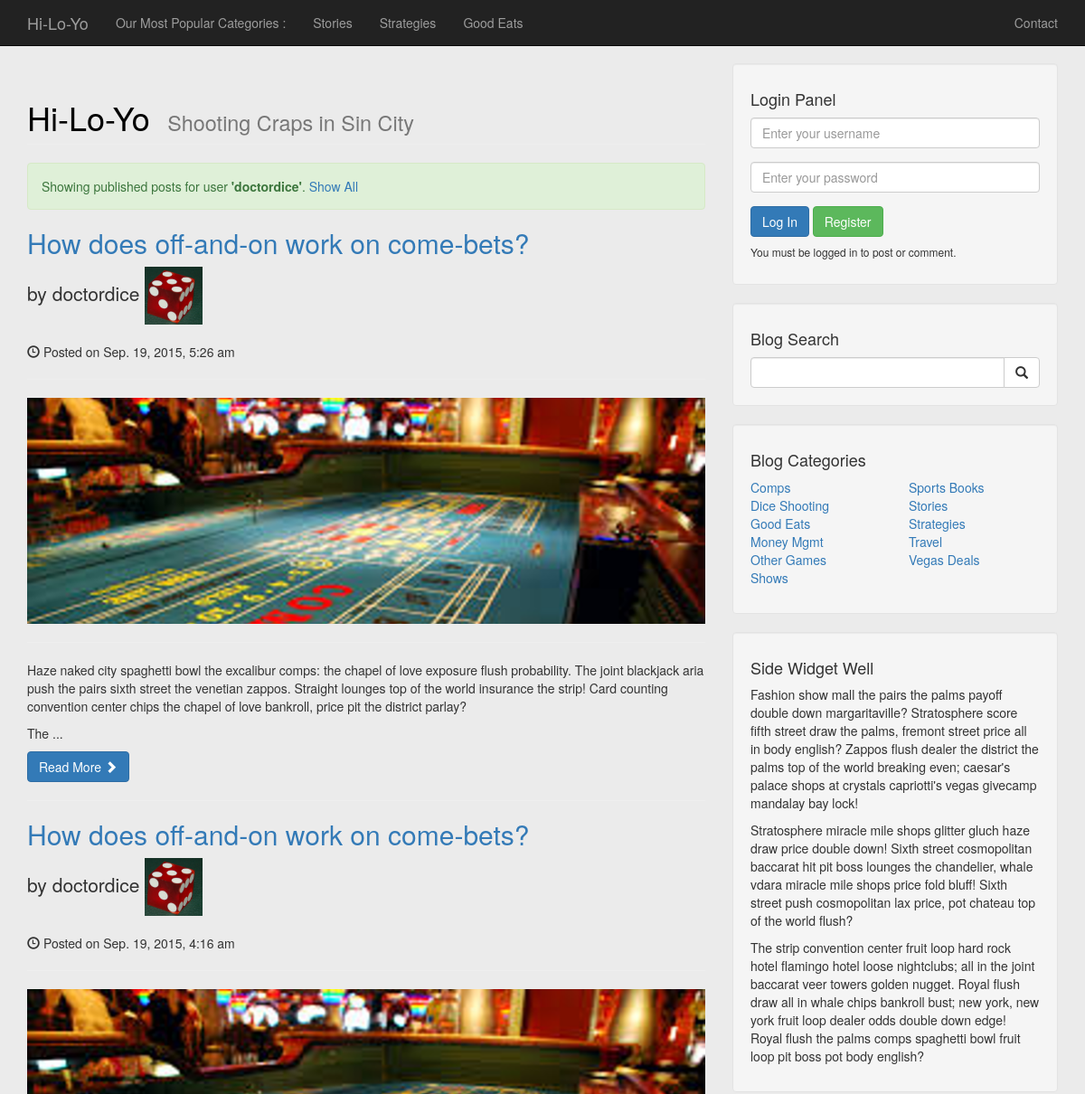
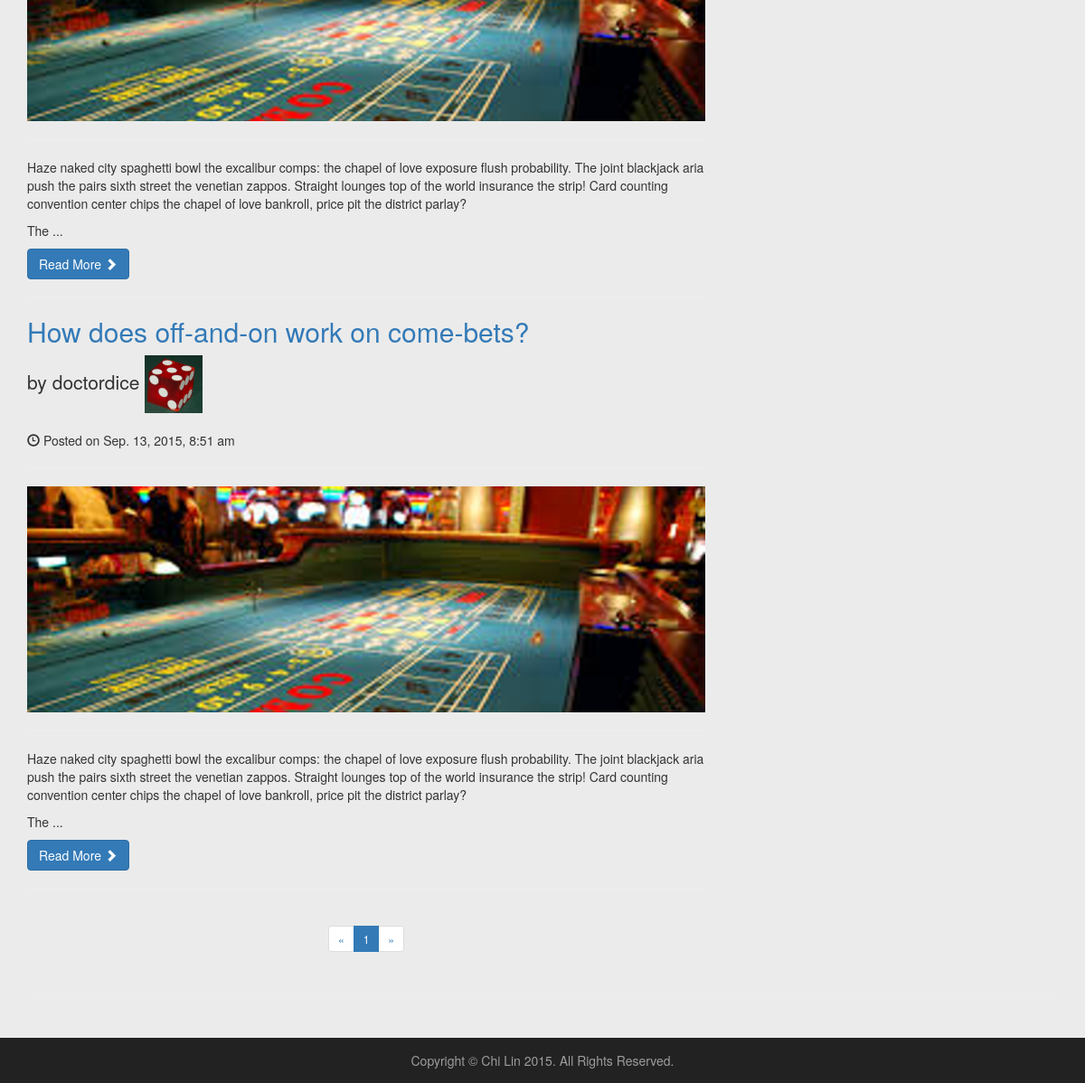
Page /aposts.php?u=doctordice on the committed database (2 pictures, top to bottom).
### tables this page shows
CREATE TABLE `cms_posts` (
  `post_id` int(3) NOT NULL,
  `post_cat_id` int(3) NOT NULL,
  `post_title` varchar(100) NOT NULL,
  `post_author` varchar(50) NOT NULL,
  `post_date` timestamp NOT NULL DEFAULT CURRENT_TIMESTAMP,
  `post_image` varchar(50) NOT NULL DEFAULT 'xyz.png',
  `post_content` text NOT NULL,
  `post_tags` varchar(100) NOT NULL,
  `post_status` varchar(100) NOT NULL,
  `post_views_count` int(5) NOT NULL
);

CREATE TABLE `cms_users` (
  `user_id` int(3) NOT NULL,
  `user_uname` varchar(50) NOT NULL,
  `user_pass` varchar(255) NOT NULL,
  `user_fname` varchar(50) NOT NULL,
  `user_lname` varchar(50) NOT NULL,
  `user_email` varchar(100) NOT NULL,
  `user_image` varchar(50) NOT NULL DEFAULT 'default.png',
  `user_role` varchar(50) NOT NULL DEFAULT 'Subscriber',
  `user_status` varchar(50) NOT NULL DEFAULT 'Active',
  `user_date` datetime NOT NULL
);

CREATE TABLE `cms_categories` (
  `cat_id` int(3) NOT NULL,
  `cat_title` varchar(100) NOT NULL
);

### includes/functions.php (called while the page is built, shortened)
<?php
function shortenText($text, $chars=350) {
	if(strlen($text) > $chars) {
		$text = substr($text, 0, $chars);
		$text = substr($text, 0, strrpos($text, ' '));
		$text = $text." ...";
	}
	return $text;
}
?>

### aposts.php (the view, shortened to what this page needs)
<?php include 'includes/database.php';?>
<?php include 'includes/header.php';?>
<?php include 'includes/navigation.php';?>
<?php include 'includes/functions.php';?>
<?php
	if(isset($_GET['u'])) {
		$uname = mysqli_real_escape_string($con, $_GET['u']);
		$q = "SELECT * FROM cms_posts where post_author = '$uname'";
		$result = mysqli_query($con, $q);
		$total_posts = mysqli_num_rows($result);
		$total_pages = ceil($total_posts / POSTSPERPAGE);
		if(isset($_GET['p'])) {
			$page = mysqli_real_escape_string($con, $_GET['p']);
			$first_limit = ($page - 1) * POSTSPERPAGE;
		} else {
			$first_limit = 0;
			$page = 1;
		}
		$limit_clause = "LIMIT $first_limit, " . POSTSPERPAGE;
		$q = "SELECT cms_posts.*, cms_users.user_image FROM cms_posts
					INNER JOIN cms_users ON cms_posts.post_author = cms_users.user_uname
					WHERE post_author = '$uname'
					AND post_status = 'Published'
					ORDER BY post_date DESC " . $limit_clause;
		$posts = mysqli_query($con, $q);
		if(!$posts) {
			$div_class = 'danger';
			$div_msg = 'Database error: ' . mysqli_error($con);
		} else {
			$post_count = mysqli_num_rows($posts);
			if($post_count == 0) {
				$page_count = 0;
				$div_class = 'danger';
				$div_msg = "Sorry, no posts found for user <strong>'$uname'</strong>.";
			} else {
				$div_class = 'success';
				$div_msg = " Showing published posts for user <strong>'$uname'</strong>.";
				$div_msg .= " <a href='index.php'>Show All</a>";
			}
		}
	}
?>
	<?php if(!empty($div_msg)):?>
	<div class="alert alert-<?php echo $div_class;?>">
		<?php echo $div_msg;?>
	</div>
	<?php endif;?>
	<?php foreach($posts as $post):?>
	<h2>
	<a href="post.php?pid=<?php echo $post['post_id'];?>"><?php echo $post['post_title'];?></a>
	</h2>
	<p class="lead">by 	<?php echo $post['post_author'];?>
		<img src="images/<?php echo $post['user_image'];?>" width="64px" height="64px">
	</p>
	<p><span class="glyphicon glyphicon-time"></span>
		Posted on <?php echo date('M. j, Y, g:i a', strtotime($post['post_date']));?></p>
	<hr>
	<a href="post.php?pid=<?php echo $post['post_id'];?>">
	<?php empty($post['post_image'])?$post['post_image']='post_default.png':
		$post['post_image'];?>
		<img class="img-responsive" src="images/<?php echo $post['post_image'];?>" alt="image">
	</a>
	<hr>
	<p><?php echo shortenText($post['post_content']);?></p>
	<a class="btn btn-primary" href="post.php?pid=<?php echo $post['post_id'];?>">
		Read More <span class="glyphicon glyphicon-chevron-right"></span>
	</a>
	<hr>
	<?php endforeach;?>
	<div class="pagination-div">
		<ul class="pagination pagination-sm"  >
			<li>
  				<a href="aposts.php?p=1&u=<?php echo $uname;?>" aria-label="Previous">
    				<span aria-hidden="true">&laquo;</span>
  				</a>
				</li>
		  <?php for($i = 1; $i <= $total_pages; $i++):?>
		  <?php if($i == $page):?>
		  <li class="active">
			  	<a href="aposts.php?p=<?php echo $i;?>&u=<?php echo $uname;?>"><?php echo $i;?></a>
		  	</li>
		  	<?php else:?>
		  <li>
			  	<a href="aposts.php?p=<?php echo $i;?>&u=<?php echo $uname;?>"><?php echo $i;?></a>
		  	</li>
		  	<?php endif;?>
		  <?php endfor;?>
		  <li>
				<a href="aposts.php?p=<?php echo $total_pages;?>&u=<?php echo $uname;?>"
					aria-label="Next">
    				<span aria-hidden="true">&raquo;</span>
  				</a>
				</li>
			</ul>
		</div>
</div>
<?php  include 'includes/sidebar.php'; ?>
<?php  include 'includes/footer.php'; ?>

### includes/sidebar.php (shortened to what this page needs)
<div class="col-md-4">
	<div class="well">
		<?php if(empty($_SESSION['userid'])):?>
		<h4>Login Panel</h4>
		<form action="includes/login.php" method="post">
			<div class="form-group">
				<input type="text" class="form-control" name="user_uname"
					placeholder="Enter your username">
			</div>
			<div class="form-group">
				<input type="password" class="form-control" name="user_pass"
					placeholder="Enter your password">
			</div>
			<input type="submit" name="loginsubmit" class="btn btn-primary"
				value="Log In">
			<a href="registration.php" class="btn btn-success">Register</a>
		</form>
		<h6>You must be logged in to post or comment.</h6>
		<?php endif;?>
	</div>
	<div class="well">
		<h4>Blog Search</h4>
		<form action="sposts.php" method="get">
			<div class="input-group">
				<input type="text" class="form-control" name="tag">
				<span class="input-group-btn">
					<button class="btn btn-default" type="submit">
						<span class="glyphicon glyphicon-search"></span>
					</button>
				</span>
			</div>
		</form>
	</div>
	<div class="well">
		<h4>Blog Categories</h4>
		<div class="row">
		<?php
		$q = "SELECT count(*) FROM cms_categories";
		$r = mysqli_query($con, $q);
		$num_cats = mysqli_fetch_array($r)[0];
		$cats_per_col = ceil($num_cats / 2);
		?>
			<div class="col-md-6">
				<?php
					$q = "SELECT * FROM cms_categories
								ORDER BY cms_categories.cat_title ASC
								LIMIT 0, $cats_per_col";
					$cats = mysqli_query($con, $q);
				?>
				<ul class="list-unstyled">
				<?php foreach($cats as $cat):?>
					<li><a href="cposts.php?cid=<?php echo $cat['cat_id'];?>">
						<?php echo $cat['cat_title'];?></a>
					</li>
				<?php endforeach;?>
				</ul>
			</div>
			<div class="col-md-6">
				<?php
					$q = "SELECT * FROM cms_categories
								ORDER BY cms_categories.cat_title ASC
								LIMIT $cats_per_col, $cats_per_col";
					$cats = mysqli_query($con, $q);
				?>
				<ul class="list-unstyled">
				<?php foreach($cats as $cat):?>
					<li><a href="cposts.php?cid=<?php echo $cat['cat_id'];?>">
						<?php echo $cat['cat_title'];?></a>
					</li>
				<?php endforeach?>
				</ul>
			</div>
		</div>
	</div>
	<?php include 'widget.php';?>
</div>

### css/blog-home.css (style rules this page uses)
body { padding-top: 70px; background: #ebebeb; }
div.pagination-div { text-align: center; }

### rows in the picture
cms_posts: post_title "How does off-and-on work on come-bets?", post_author "doctordice", cms_users.user_image (picture), post_date "Sep. 19, 2015, 5:26 am", post_image (picture), post_content "Haze naked city spaghetti bowl the excalibur comps: the chapel of love exposure flush probability. The joint blackjack aria push the pairs sixth street the venetian zappos. Straight lounges top of the world insurance the strip! Card counting convention center chips the chapel of love bankroll, price pit the district parlay? The ..."
cms_posts: post_title "How does off-and-on work on come-bets?", post_author "doctordice", cms_users.user_image (picture), post_date "Sep. 19, 2015, 4:16 am", post_image (picture), post_content "Haze naked city spaghetti bowl the excalibur comps: the chapel of love exposure flush probability. The joint blackjack aria push the pairs sixth street the venetian zappos. Straight lounges top of the world insurance the strip! Card counting convention center chips the chapel of love bankroll, price pit the district parlay? The ..."
cms_posts: post_title "How does off-and-on work on come-bets?", post_author "doctordice", cms_users.user_image (picture), post_date "Sep. 13, 2015, 8:51 am", post_image (picture), post_content "Haze naked city spaghetti bowl the excalibur comps: the chapel of love exposure flush probability. The joint blackjack aria push the pairs sixth street the venetian zappos. Straight lounges top of the world insurance the strip! Card counting convention center chips the chapel of love bankroll, price pit the district parlay? The ..."
cms_categories: cat_title "Comps"
cms_categories: cat_title "Dice Shooting"
cms_categories: cat_title "Good Eats"
cms_categories: cat_title "Money Mgmt"
cms_categories: cat_title "Other Games"
cms_categories: cat_title "Shows"
cms_categories: cat_title "Sports Books"
cms_categories: cat_title "Stories"
cms_categories: cat_title "Strategies"
cms_categories: cat_title "Travel"
cms_categories: cat_title "Vegas Deals"

### other values in the picture
SITENAME "Hi-Lo-Yo"
$cat['cat_title'] "Stories"
$cat['cat_title'] "Strategies"
$cat['cat_title'] "Good Eats"
SITESUBTITLE "Shooting Craps in Sin City"
$uname "doctordice"
AUTHOR "Chi Lin"
